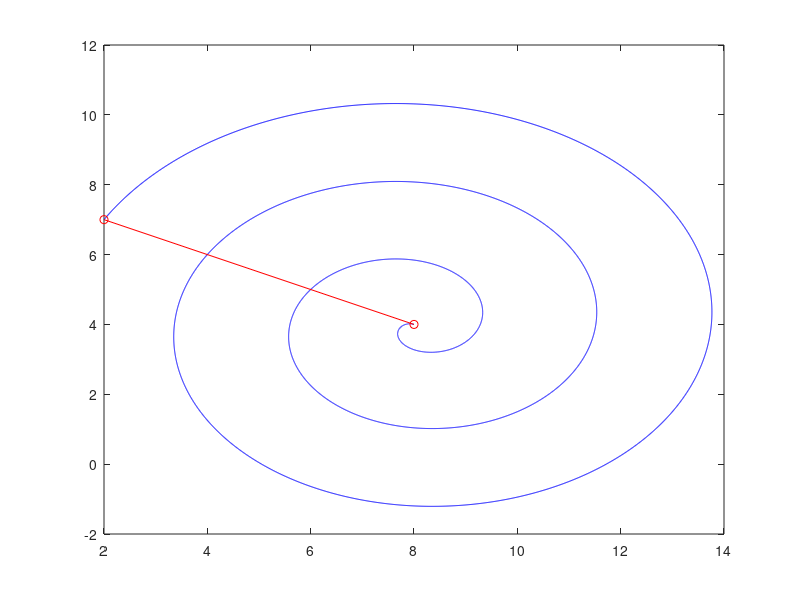

Source code (MATLAB):
% given values
pos = [8 4 ;    % startpoint
       2 7 ] ;  % endpoint
nturns = 3 ;    % number of turns (integer value)
% engine
dp = diff(pos,1,1) ;
R = hypot(dp(1), dp(2)) ;
phi0 = atan2(dp(2), dp(1)) ;
phi = linspace(0, nturns*2*pi, 10000) ; % 10000 = resolution
r = linspace(0, R, numel(phi)) ;
x = pos(1,1) + r .* cos(phi + phi0) ;
y = pos(1,2) + r  .* sin(phi + phi0) ;
plot(x,y,'b-',pos(:,1),pos(:,2),'ro-') ; % nturns crossings, including end point